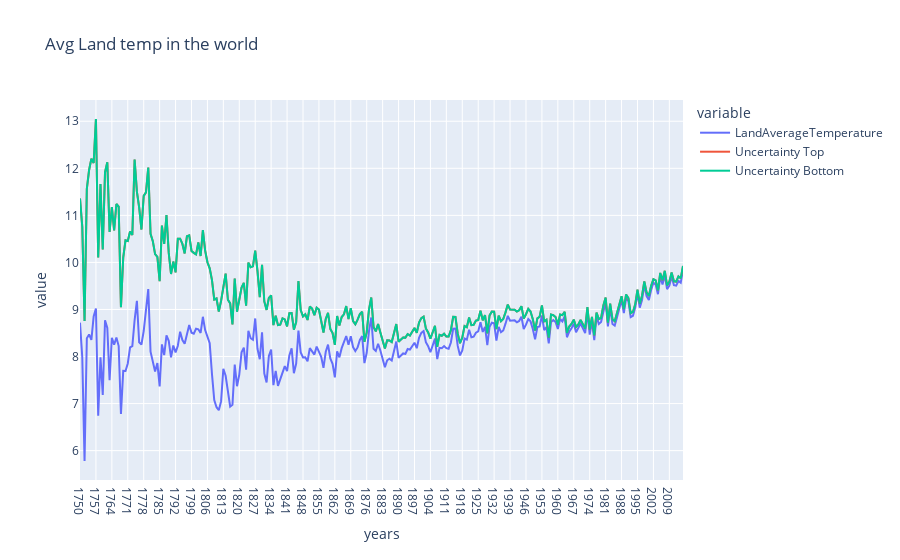

The cell this chart's notebook holds for it:
### Code cell
#plot the data above
fig = px.line(data, x='years', y=['LandAverageTemperature', 'Uncertainty Top', 'Uncertainty Bottom'], title='Avg Land temp in the world')
fig.show()

### Figure 1 — Plotly figure (JSON) as saved in the notebook; plotly's stock layout.template omitted (floating-point values rounded to 4 significant figures; data arrays with more than 128 entries replaced by an {"elided": "..."} marker saying what was removed)
{"data": [{"hovertemplate": "variable=LandAverageTemperature<br>years=%{x}<br>value=%{y}<extra></extra>", "legendgroup": "LandAverageTemperature", "line": {"color": "#636efa", "dash": "solid"}, "mode": "lines", "name": "LandAverageTemperature", "orientation": "v", "showlegend": true, "type": "scatter", "x": {"elided": "266 str values"}, "xaxis": "x", "y": {"elided": "266 float values"}, "yaxis": "y"}, {"hovertemplate": "variable=Uncertainty Top<br>years=%{x}<br>value=%{y}<extra></extra>", "legendgroup": "Uncertainty Top", "line": {"color": "#EF553B", "dash": "solid"}, "mode": "lines", "name": "Uncertainty Top", "orientation": "v", "showlegend": true, "type": "scatter", "x": {"elided": "266 str values"}, "xaxis": "x", "y": {"elided": "266 float values"}, "yaxis": "y"}, {"hovertemplate": "variable=Uncertainty Bottom<br>years=%{x}<br>value=%{y}<extra></extra>", "legendgroup": "Uncertainty Bottom", "line": {"color": "#00cc96", "dash": "solid"}, "mode": "lines", "name": "Uncertainty Bottom", "orientation": "v", "showlegend": true, "type": "scatter", "x": {"elided": "266 str values"}, "xaxis": "x", "y": {"elided": "266 float values"}, "yaxis": "y"}], "layout": {"legend": {"title": {"text": "variable"}, "tracegroupgap": 0}, "title": {"text": "Avg Land temp in the world"}, "xaxis": {"anchor": "y", "domain": [0, 1], "title": {"text": "years"}}, "yaxis": {"anchor": "x", "domain": [0, 1], "title": {"text": "value"}}}}
